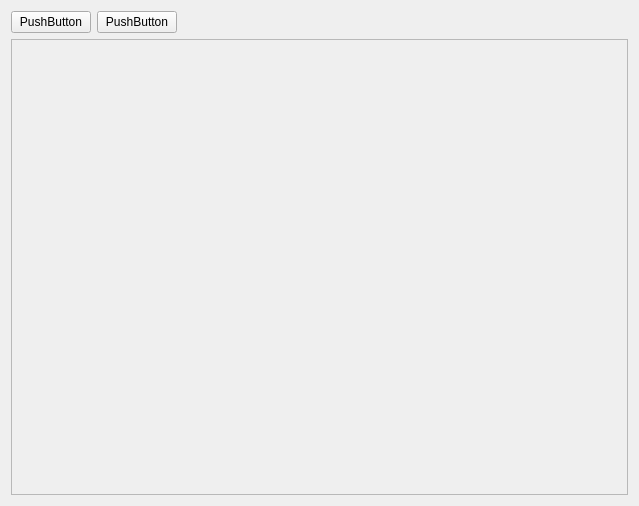
<?xml version="1.0" encoding="UTF-8"?>
<ui version="4.0">
 <class>Form</class>
 <widget class="QWidget" name="Form">
  <property name="geometry">
   <rect>
    <x>0</x>
    <y>0</y>
    <width>639</width>
    <height>506</height>
   </rect>
  </property>
  <property name="windowTitle">
   <string>Form</string>
  </property>
  <layout class="QVBoxLayout" name="verticalLayout">
   <item>
    <layout class="QHBoxLayout" name="horizontalLayout">
     <item>
      <widget class="QPushButton" name="btnNew">
       <property name="text">
        <string>PushButton</string>
       </property>
      </widget>
     </item>
     <item>
      <widget class="QPushButton" name="btnClose">
       <property name="text">
        <string>PushButton</string>
       </property>
      </widget>
     </item>
     <item>
      <spacer name="horizontalSpacer">
       <property name="orientation">
        <enum>Qt::Horizontal</enum>
       </property>
       <property name="sizeHint" stdset="0">
        <size>
         <width>40</width>
         <height>20</height>
        </size>
       </property>
      </spacer>
     </item>
    </layout>
   </item>
   <item>
    <widget class="QScrollArea" name="scrolll">
     <property name="autoFillBackground">
      <bool>false</bool>
     </property>
     <property name="widgetResizable">
      <bool>true</bool>
     </property>
     <widget class="QWidget" name="scrollAreaWidgetContents">
      <property name="geometry">
       <rect>
        <x>0</x>
        <y>0</y>
        <width>619</width>
        <height>451</height>
       </rect>
      </property>
      <layout class="QVBoxLayout" name="verticalLayout_2">
       <item>
        <layout class="QGridLayout" name="graficos" rowminimumheight="0"/>
       </item>
      </layout>
     </widget>
    </widget>
   </item>
  </layout>
 </widget>
 <resources/>
 <connections/>
</ui>
